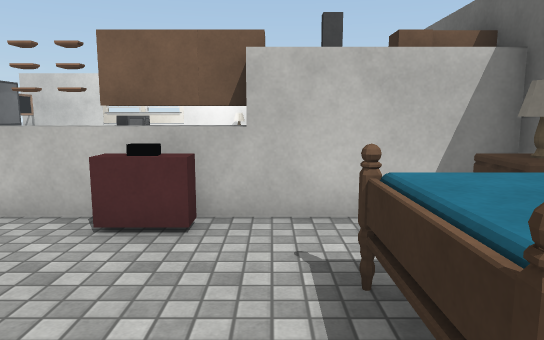
view 1 (above)

23 first-person views from a walk through a Unity game level. The camera is 1.4 m above the floor, tilts 8° down and sees 70° across. The floor is counted in squares, 1 m on a side. Each view is taken from the middle of a square. On the plan, view 1 faces up. The plan holds only what a view shows up to about 16 squares ahead; the rest is blank. The place goes on beyond the plan. The player character is not drawn. Some animated figures are left out. Surface patterns are stand-ins for the level's own textures.

view 2
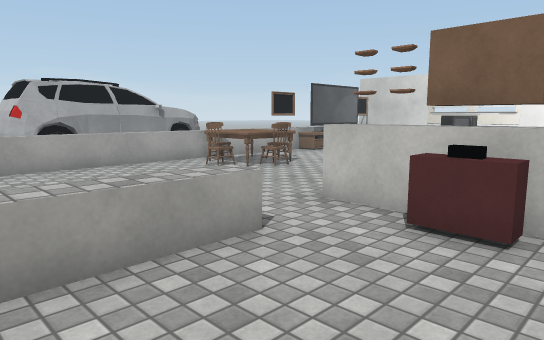

view 3
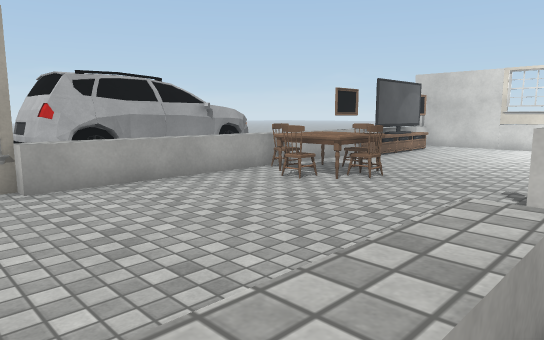

view 4
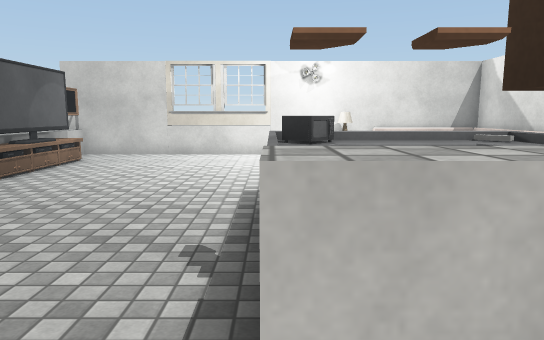

view 5
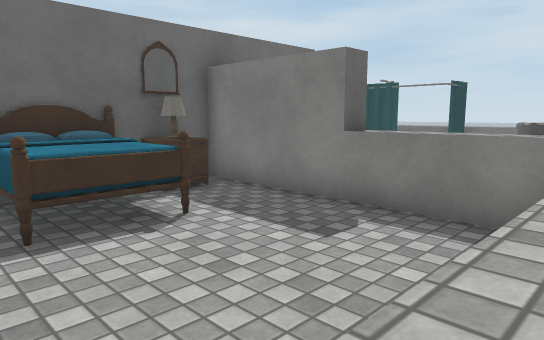

view 6
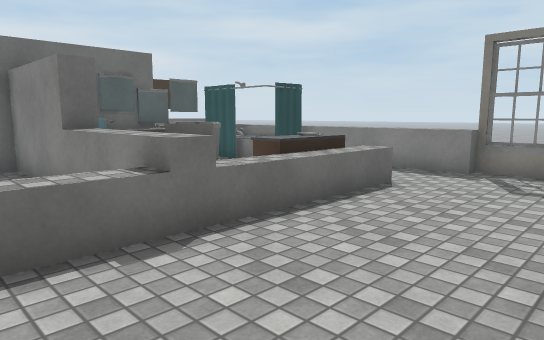

view 7
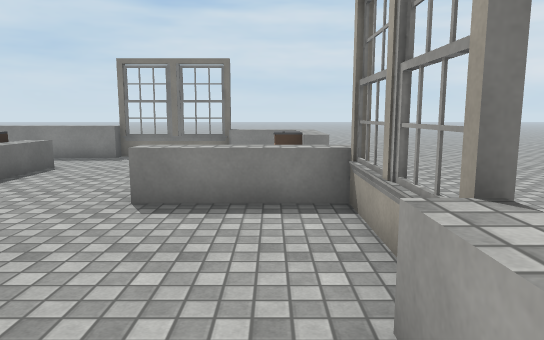

view 8
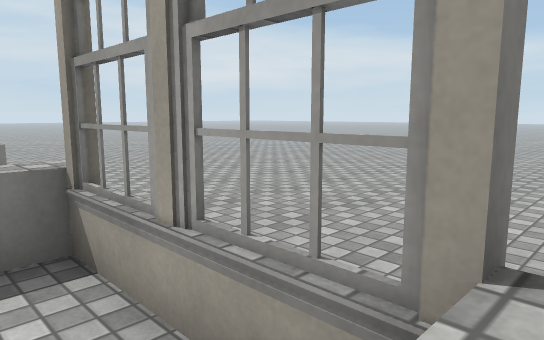

view 9
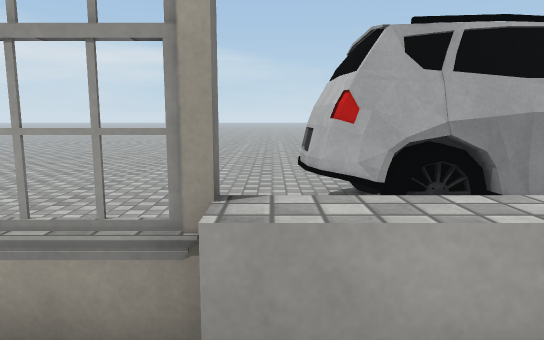

view 10
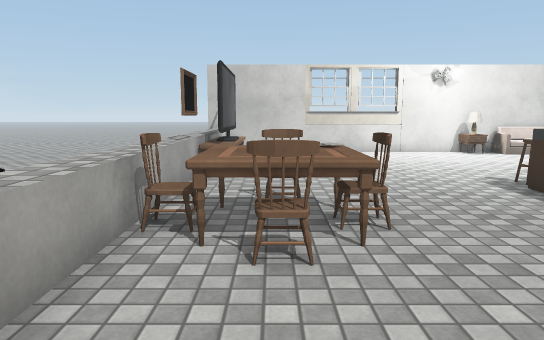

view 11
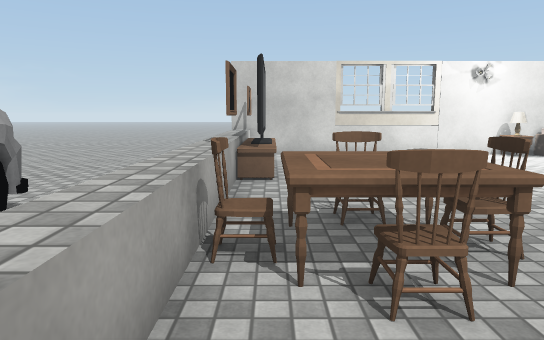

view 12
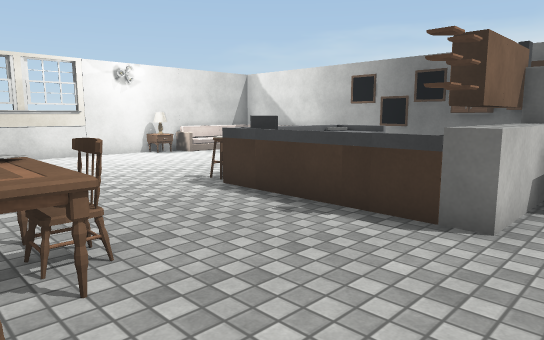

view 13
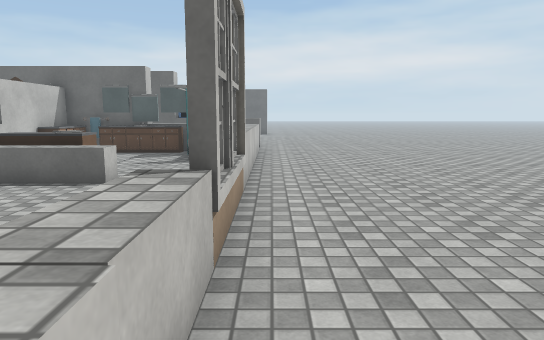

view 14
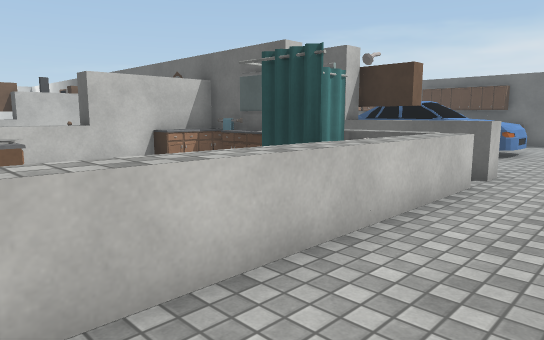

view 15
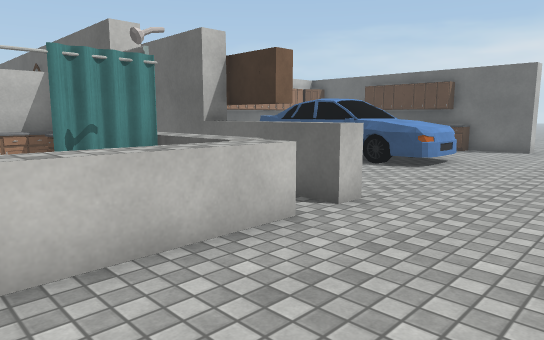

view 16
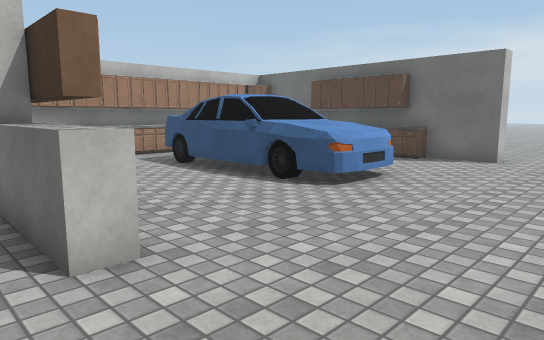

view 17
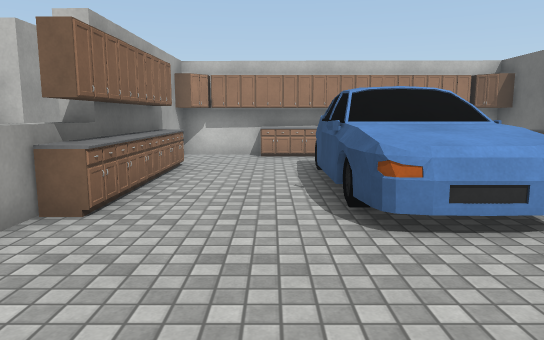

view 18
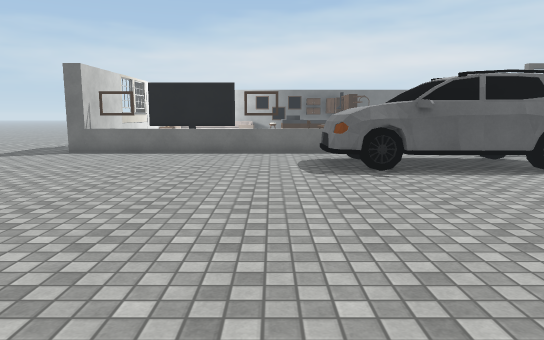

view 19
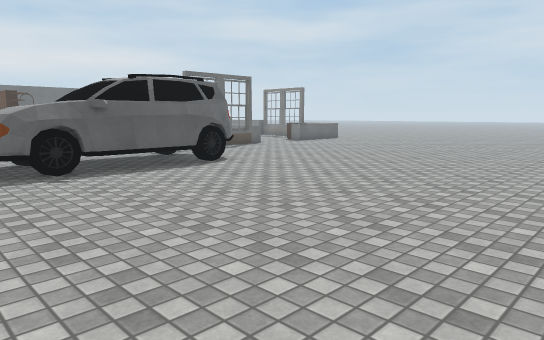

view 20
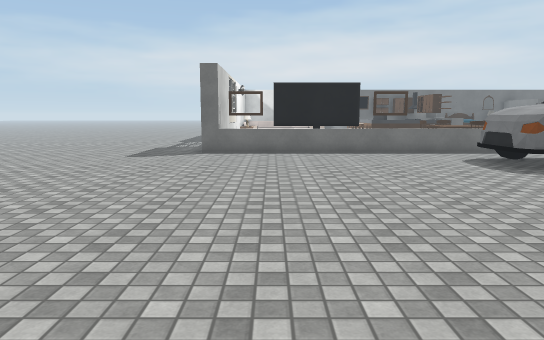

view 21
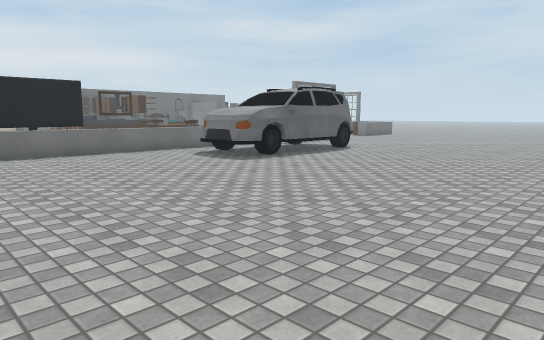

view 22
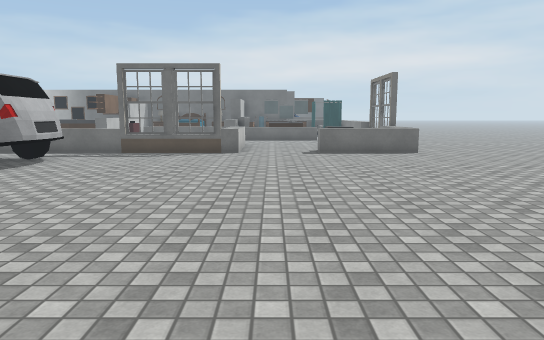

view 23
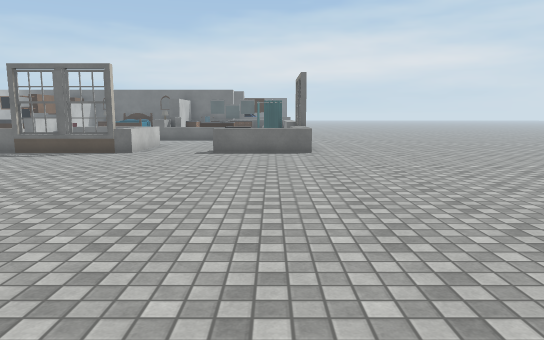

### Floor plan
Key: @ floor where view 1 was taken; # wall or solid block; . floor; / step, stairs or slope; = window, fence, low wall or low ledge; ^ raised ledge; T TV; E oven; B red block; L lamp; A bed; P picture; C table; H chair; I toilet; S shower; N cabinet; F stool; O other object.
Columns run from 26 left of view 1 to 22 right of it. Each row starts with its distance up from view 1.
 20      ...........
 19     ...........#
 18 . .............##########L####
 17   .............P........L./  #
 16 ...............^#........./  #
 15  ..............^#.........   #
 14  ..............TT.........   #
 13  ..............^#........    #
 12  ..............P#.......
 11 ...............P......F      #
 10  ..............^......OO^^^  #
  9  .........OOOO.^CHC...^^ ^^  #
  8  .........OOOO.HCCH...^      #
  7  .........OOOO.^CHC...^^   E #
  6  .........OOOO.^......^####E #
  5  .........O OO.^......=^BB####
  4  .........OOOO.^............OL
  3  .........OOOO.^......^....AAA
  2  ..............^......^....AAA
  1  ..............=......^....AAA  ###NN#    ##
  0  ..............#......^...@.OL  #..NNN    ##
 -1  ..............=......^^^^####  #.....     #
 -2   .............#^^^...^I^^##NN  N...O     O#
 -3  ..............^^^^...^II   NO  N...O      #
 -4 .................  ...^N     N##N...O      #
 -5  ................  ...^N  ...###N...OOO    #
 -6  ..............NN  ...^N.....N^^N...OOOO  O#
 -7  ..............NN  ........S##^^N...OOOO .N#
 -8 ...............^    ......S  S^^N...OOOO...#
 -9  ..............^^^=###^^^^SSSS^^^....OO....# ....
-10   ...............................................
-11     ........................................
-12      ..................................
-13       ........... .............    .

Where each view was taken, in squares from view 1:
view 1: 0 up, 0 right, facing up
view 2: 0 up, 0 right, facing up-left
view 3: 0 up, 3 left, facing up-left
view 4: 4 up, 4 left, facing up
view 5: 4 up, 4 left, facing down-right
view 6: 1 up, 8 left, facing down-right
view 7: 4 up, 10 left, facing down
view 8: 2 up, 10 left, facing down-left
view 9: 2 up, 9 left, facing left
view 10: 3 up, 9 left, facing up
view 11: 4 up, 10 left, facing up
view 12: 4 up, 9 left, facing up-right
view 13: 10 down, 12 left, facing right
view 14: 12 down, 4 left, facing up-right
view 15: 13 down, 0 right, facing up-right
view 16: 13 down, 4 right, facing up-right
view 17: 13 down, 9 right, facing up
view 18: 11 up, 26 left, facing right
view 19: 11 up, 26 left, facing down-right
view 20: 16 up, 26 left, facing right
view 21: 18 up, 26 left, facing down-right
view 22: 4 down, 26 left, facing right
view 23: 8 down, 26 left, facing right
